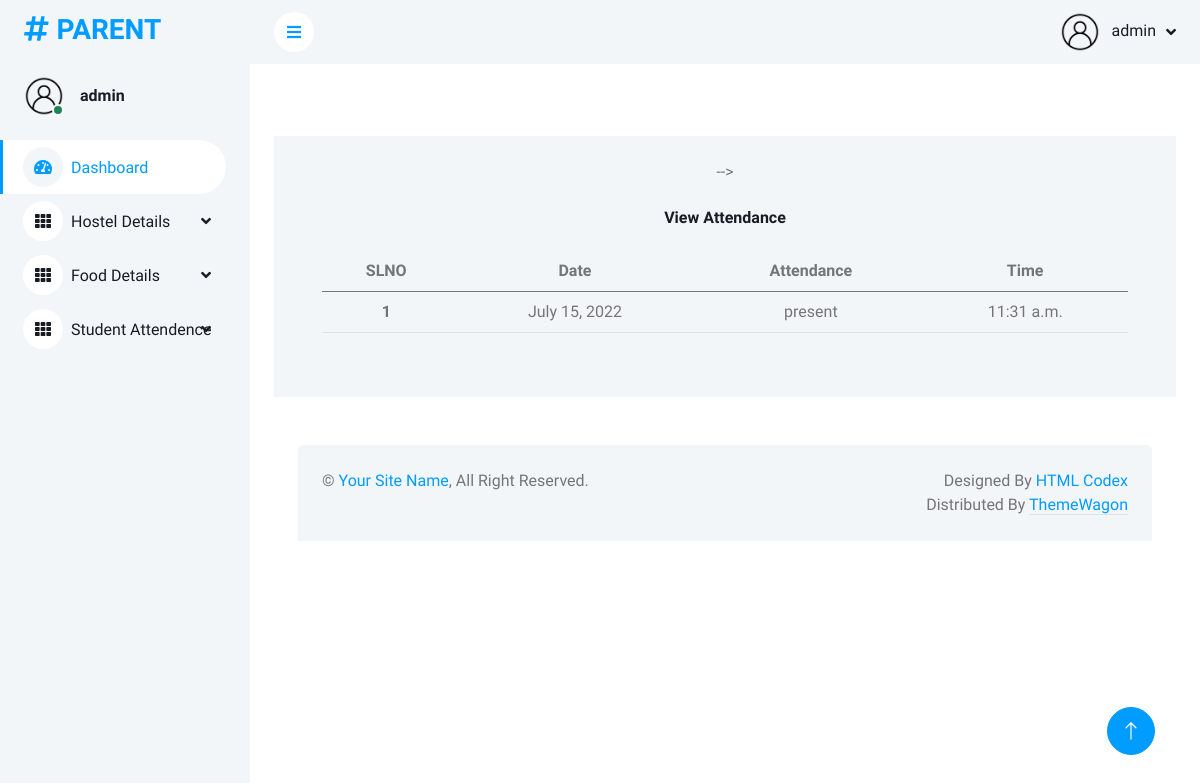
The app's page /viewattendance (signed in), older data.
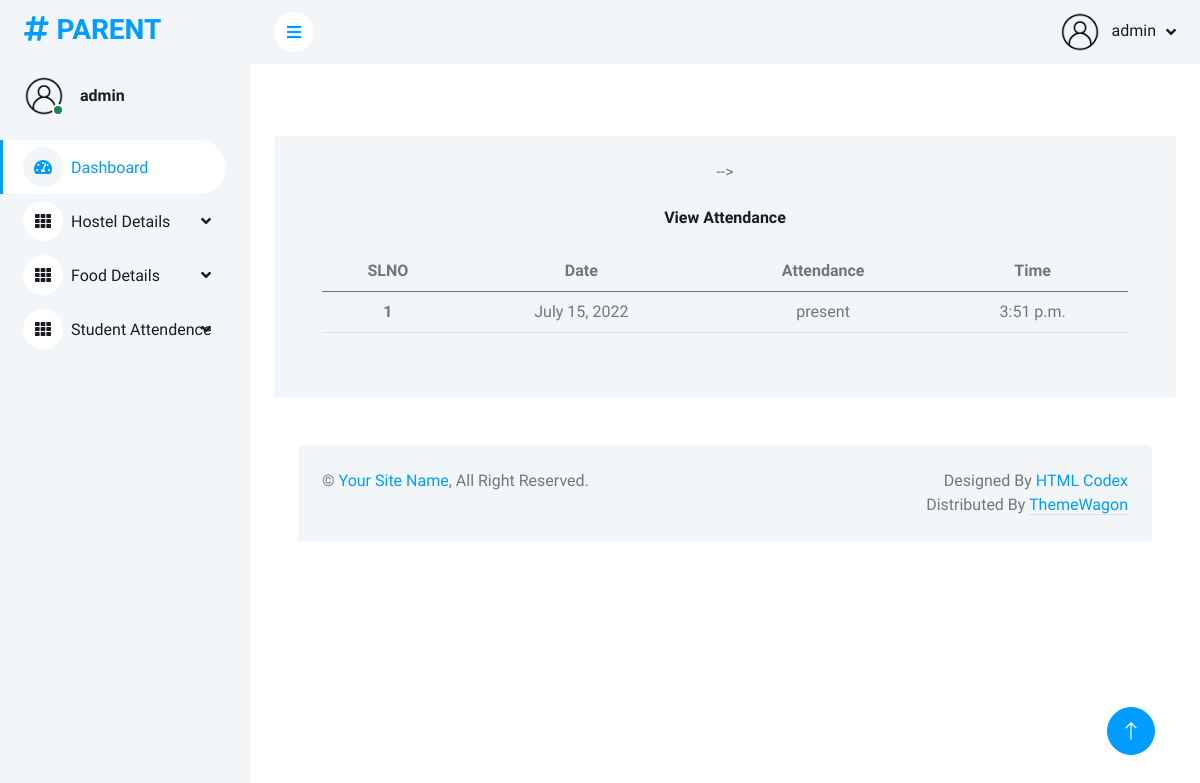
The same page, newer data.
### app/models.py (models this page shows)
class Attendance(models.Model):
    student = models.ForeignKey(Student, on_delete=models.CASCADE, related_name='attendance')
    date = models.DateField()
    attendance = models.CharField(max_length=100)
    time = models.TimeField()

### app/parentviews.py (the view)
@login_required(login_url='login')
def view_attendance(request):
    attendances=Attendance.objects.all()
    return render(request,'parent_temp/view_attendance.html',{'attendances':attendances})

### templates/parent_temp/view_attendance.html
<!DOCTYPE html>
{% extends 'parent_temp/parent_home.html' %}
{% block content %}
{% load static %}
<div class="col-12">
    <div class="bg-light rounded h-100 p-4">
        <h6 class="mb-4">View Attendance</h6>
        <div class="table-responsive">
            <table class="table">
                <thead>
                <tr>
                    <th scope="col">SLNO</th>
                    <th scope="col">Date</th>
                    <th scope="col">Attendance</th>
                    <th scope="col">Time</th>
                </tr>
                </thead>
                <tbody>
                {% for i in attendances %}
                <tr>
                    <th scope="row">{{forloop.counter}}</th>
                    <td>{{i.date}}</td>
                    <td>{{i.attendance}}</td>
                    <td>{{i.time}}</td>
                </tr>
                </tbody>
                {% endfor %}
            </table>
        </div>
    </div>
</div>
{% endblock %}

Row changes from the older to the newer data that the page shows:
changed Attendance "present": time "11:31 a.m." → "3:51 p.m."
